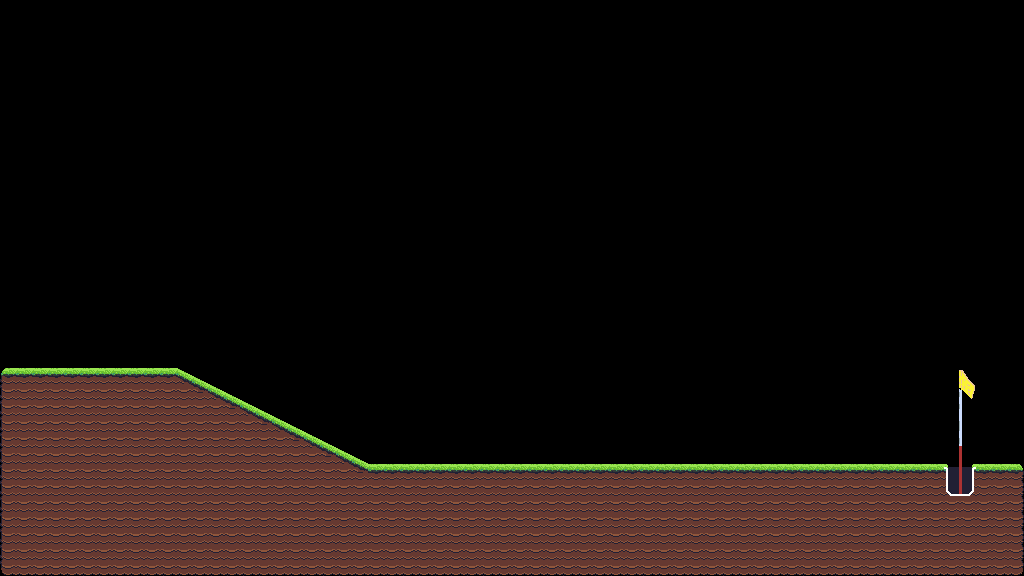

Rendered tile map (Tiled .tmx) drawn with the repository's tilesets; below, a short description and the map source with its tile grids summarised:
An orthogonal 64x36 tile map with 16x16 px tiles, 1 tile layer (Level), 2 tilesets and 151 objects (130x collide, 2x finish).

<map version="1.10" tiledversion="1.11.1" orientation="orthogonal" renderorder="right-down" width="64" height="36" tilewidth="16" tileheight="16" infinite="0" nextlayerid="6" nextobjectid="2545">
 <tileset firstgid="1" name="prototype" tilewidth="16" tileheight="16" tilecount="128" columns="16">
  <image source="images/prototype.png" width="256" height="128" />
  <tile id="0" type="ground" />
  <tile id="1" type="ground" />
  <tile id="2" type="ground" />
  <tile id="3" type="ground" />
  <tile id="4" type="ground" />
 </tileset>
 <tileset firstgid="129" name="all2" tilewidth="16" tileheight="16" tilecount="210" columns="14">
  <image source="images/all2.png" width="224" height="244" />
 </tileset>
 <layer id="1" name="Level" width="64" height="36">
  <data>[2304 cells, 569 non-empty, 30 distinct tile ids]</data>
 </layer>
 <objectgroup id="2" name="Ground_Object">
  <object id="2388" type="collide" x="1008" y="464" width="16" height="16" />
  <object id="2389" type="collide" x="0" y="368" width="16" height="16" />
  <object id="2390" type="collide" x="16" y="368" width="16" height="16" />
  <object id="2391" type="collide" x="32" y="368" width="16" height="16" />
  <object id="2392" type="collide" x="48" y="368" width="16" height="16" />
  <object id="2393" type="collide" x="64" y="368" width="16" height="16" />
  <object id="2394" type="collide" x="80" y="368" width="16" height="16" />
  <object id="2395" type="collide" x="96" y="368" width="16" height="16" />
  <object id="2396" type="collide" x="112" y="368" width="16" height="16" />
  <object id="2397" type="collide" x="128" y="368" width="16" height="16" />
  <object id="2398" type="collide" x="144" y="368" width="16" height="16" />
  <object id="2399" type="collide" x="160" y="368" width="16" height="16" />
  <object id="2400" type="collide" x="368" y="464" width="16" height="16" />
  <object id="2401" type="collide" x="384" y="464" width="16" height="16" />
  <object id="2402" type="collide" x="400" y="464" width="16" height="16" />
  <object id="2403" type="collide" x="416" y="464" width="16" height="16" />
  <object id="2404" type="collide" x="432" y="464" width="16" height="16" />
  <object id="2405" type="collide" x="448" y="464" width="16" height="16" />
  <object id="2406" type="collide" x="464" y="464" width="16" height="16" />
  <object id="2407" type="collide" x="480" y="464" width="16" height="16" />
  <object id="2408" type="collide" x="496" y="464" width="16" height="16" />
  <object id="2409" type="collide" x="512" y="464" width="16" height="16" />
  <object id="2410" type="collide" x="528" y="464" width="16" height="16" />
  <object id="2411" type="collide" x="544" y="464" width="16" height="16" />
  <object id="2412" type="collide" x="560" y="464" width="16" height="16" />
  <object id="2413" type="collide" x="576" y="464" width="16" height="16" />
  <object id="2414" type="collide" x="592" y="464" width="16" height="16" />
  <object id="2415" type="collide" x="608" y="464" width="16" height="16" />
  <object id="2416" type="collide" x="624" y="464" width="16" height="16" />
  <object id="2417" type="collide" x="640" y="464" width="16" height="16" />
  <object id="2418" type="collide" x="656" y="464" width="16" height="16" />
  <object id="2419" type="collide" x="672" y="464" width="16" height="16" />
  <object id="2420" type="collide" x="688" y="464" width="16" height="16" />
  <object id="2421" type="collide" x="704" y="464" width="16" height="16" />
  <object id="2422" type="collide" x="720" y="464" width="16" height="16" />
  <object id="2423" type="collide" x="736" y="464" width="16" height="16" />
  <object id="2424" type="collide" x="752" y="464" width="16" height="16" />
  <object id="2425" type="collide" x="768" y="464" width="16" height="16" />
  <object id="2426" type="collide" x="784" y="464" width="16" height="16" />
  <object id="2427" type="collide" x="800" y="464" width="16" height="16" />
  <object id="2428" type="collide" x="816" y="464" width="16" height="16" />
  <object id="2429" type="collide" x="832" y="464" width="16" height="16" />
  <object id="2430" type="collide" x="848" y="464" width="16" height="16" />
  <object id="2431" type="collide" x="864" y="464" width="16" height="16" />
  <object id="2432" type="collide" x="880" y="464" width="16" height="16" />
  <object id="2433" type="collide" x="896" y="464" width="16" height="16" />
  <object id="2434" type="collide" x="912" y="464" width="16" height="16" />
  <object id="2435" type="collide" x="928" y="464" width="16" height="16" />
  <object id="2436" type="collide" x="976" y="464" width="16" height="16" />
  <object id="2437" type="collide" x="992" y="464" width="16" height="16" />
  <object id="2438" type="collide" x="0" y="560" width="16" height="16" />
  <object id="2439" type="collide" x="0" y="384" width="16" height="16" />
  <object id="2440" type="collide" x="0" y="400" width="16" height="16" />
  <object id="2441" type="collide" x="0" y="416" width="16" height="16" />
  <object id="2442" type="collide" x="0" y="432" width="16" height="16" />
  <object id="2443" type="collide" x="0" y="448" width="16" height="16" />
  <object id="2444" type="collide" x="0" y="464" width="16" height="16" />
  <object id="2445" type="collide" x="0" y="480" width="16" height="16" />
  <object id="2446" type="collide" x="0" y="496" width="16" height="16" />
  <object id="2447" type="collide" x="0" y="512" width="16" height="16" />
  <object id="2448" type="collide" x="0" y="528" width="16" height="16" />
  <object id="2449" type="collide" x="0" y="544" width="16" height="16" />
  <object id="2450" x="176.261" y="368.261">
   <polygon points="0,0 15.4348,7.73913 1.17391,11.7826" />
  </object>
  <object id="2451" x="208.261" y="384.261">
   <polygon points="0,0 15.4348,7.73913 1.17391,11.7826" />
  </object>
  <object id="2452" x="240.261" y="400.261">
   <polygon points="0,0 15.4348,7.73913 1.17391,11.7826" />
  </object>
  <object id="2453" x="272.261" y="416.261">
   <polygon points="0,0 15.4348,7.73913 1.17391,11.7826" />
  </object>
  <object id="2454" x="304.261" y="432.261">
   <polygon points="0,0 15.4348,7.73913 1.17391,11.7826" />
  </object>
  <object id="2455" x="336.261" y="448.261">
   <polygon points="0,0 15.4348,7.73913 1.17391,11.7826" />
  </object>
  <object id="2456" x="192.188" y="376.188">
   <polygon points="0,0 15.5938,7.71875 0.15625,11.6875" />
  </object>
  <object id="2457" x="224.188" y="392.188">
   <polygon points="0,0 15.5938,7.71875 0.15625,11.6875" />
  </object>
  <object id="2458" x="256.188" y="408.188">
   <polygon points="0,0 15.5938,7.71875 0.15625,11.6875" />
  </object>
  <object id="2459" x="288.188" y="424.188">
   <polygon points="0,0 15.5938,7.71875 0.15625,11.6875" />
  </object>
  <object id="2460" x="320.188" y="440.188">
   <polygon points="0,0 15.5938,7.71875 0.15625,11.6875" />
  </object>
  <object id="2461" x="352.188" y="456.188">
   <polygon points="0,0 15.5938,7.71875 0.15625,11.6875" />
  </object>
  <object id="2462" type="collide" x="1008" y="560" width="16" height="16" />
  <object id="2463" type="collide" x="1008" y="480" width="16" height="16" />
  <object id="2464" type="collide" x="1008" y="496" width="16" height="16" />
  <object id="2465" type="collide" x="1008" y="512" width="16" height="16" />
  <object id="2466" type="collide" x="1008" y="528" width="16" height="16" />
  <object id="2467" type="collide" x="1008" y="544" width="16" height="16" />
  <object id="2468" type="collide" x="16" y="560" width="16" height="16" />
  <object id="2469" type="collide" x="32" y="560" width="16" height="16" />
  </objectgroup>
 <objectgroup id="3" name="Hole_Object">
  <!-- 8 objects omitted --></objectgroup>
 <objectgroup id="5" name="Spawn_Object">
  <!-- 1 objects omitted --></objectgroup>
</map>
<!-- 69 of 151 objects omitted -->
